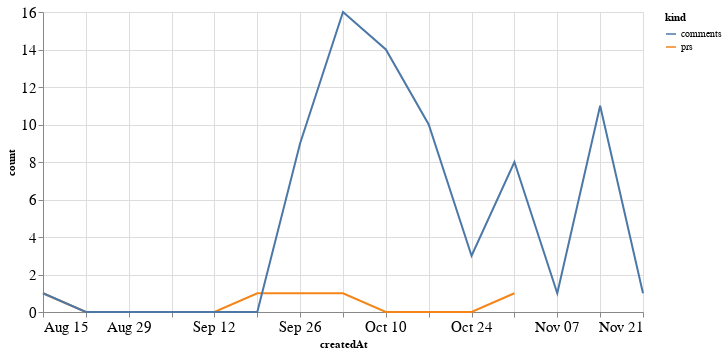

The notebook cell this image was saved under:
### Code cell
alt.Chart(total_time, width=600).mark_line().encode(
    x='createdAt',
    y='count',
    color='kind'
)

### Figure 1 — Vega-Lite specification as saved in the notebook (floating-point values rounded to 4 significant figures)
{"config": {"axisLeft": {"labelFontSize": 15}, "axisBottom": {"labelFontSize": 15}}, "data": {"name": "data-52388beedbe59d8ca975cdc9284c270d"}, "mark": "line", "encoding": {"color": {"type": "nominal", "field": "kind"}, "x": {"type": "temporal", "field": "createdAt"}, "y": {"type": "quantitative", "field": "count"}}, "width": 600, "$schema": "https://vega.github.io/schema/vega-lite/v4.8.1.json", "datasets": {"data-52388beedbe59d8ca975cdc9284c270d": [{"createdAt": "2021-08-15T00:00:00", "kind": "prs", "count": 1.0}, {"createdAt": "2021-08-22T00:00:00", "kind": "prs", "count": 0.0}, {"createdAt": "2021-08-29T00:00:00", "kind": "prs", "count": 0.0}, {"createdAt": "2021-09-05T00:00:00", "kind": "prs", "count": 0.0}, {"createdAt": "2021-09-12T00:00:00", "kind": "prs", "count": 0.0}, {"createdAt": "2021-09-19T00:00:00", "kind": "prs", "count": 1.0}, {"createdAt": "2021-09-26T00:00:00", "kind": "prs", "count": 1.0}, {"createdAt": "2021-10-03T00:00:00", "kind": "prs", "count": 1.0}, {"createdAt": "2021-10-10T00:00:00", "kind": "prs", "count": 0.0}, {"createdAt": "2021-10-17T00:00:00", "kind": "prs", "count": 0.0}, {"createdAt": "2021-10-24T00:00:00", "kind": "prs", "count": 0.0}, {"createdAt": "2021-10-31T00:00:00", "kind": "prs", "count": 1.0}, {"createdAt": "2021-11-07T00:00:00", "kind": "prs", "count": null}, {"createdAt": "2021-11-14T00:00:00", "kind": "prs", "count": null}, {"createdAt": "2021-11-21T00:00:00", "kind": "prs", "count": null}, {"createdAt": "2021-08-15T00:00:00", "kind": "comments", "count": 1.0}, {"createdAt": "2021-08-22T00:00:00", "kind": "comments", "count": 0.0}, {"createdAt": "2021-08-29T00:00:00", "kind": "comments", "count": 0.0}, {"createdAt": "2021-09-05T00:00:00", "kind": "comments", "count": 0.0}, {"createdAt": "2021-09-12T00:00:00", "kind": "comments", "count": 0.0}, {"createdAt": "2021-09-19T00:00:00", "kind": "comments", "count": 0.0}, {"createdAt": "2021-09-26T00:00:00", "kind": "comments", "count": 9.0}, {"createdAt": "2021-10-03T00:00:00", "kind": "comments", "count": 16.0}, {"createdAt": "2021-10-10T00:00:00", "kind": "comments", "count": 14.0}, {"createdAt": "2021-10-17T00:00:00", "kind": "comments", "count": 10.0}, {"createdAt": "2021-10-24T00:00:00", "kind": "comments", "count": 3.0}, {"createdAt": "2021-10-31T00:00:00", "kind": "comments", "count": 8.0}, {"createdAt": "2021-11-07T00:00:00", "kind": "comments", "count": 1.0}, {"createdAt": "2021-11-14T00:00:00", "kind": "comments", "count": 11.0}, {"createdAt": "2021-11-21T00:00:00", "kind": "comments", "count": 1.0}]}}
